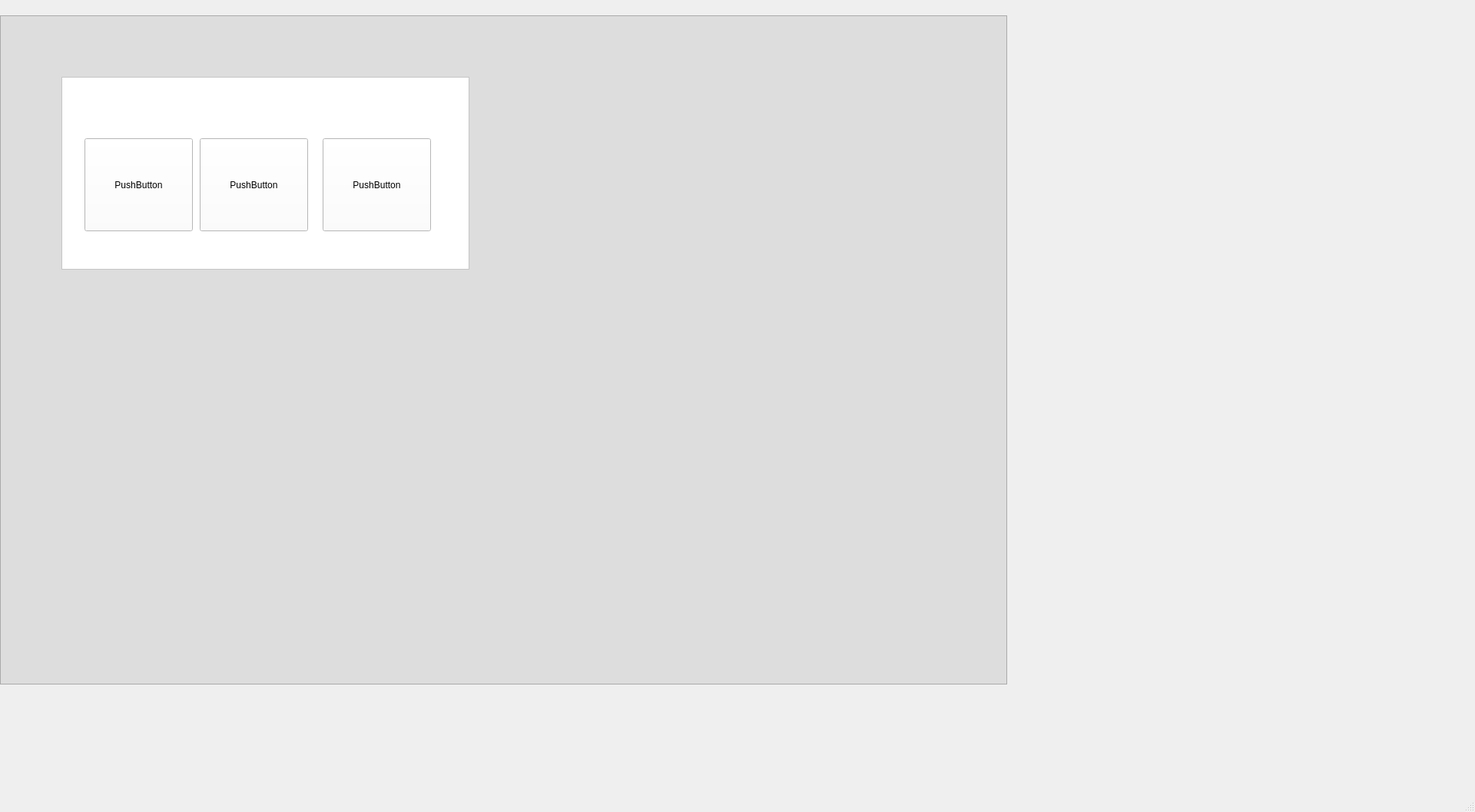
<?xml version="1.0" encoding="UTF-8"?>
<ui version="4.0">
 <class>MainWindow</class>
 <widget class="QMainWindow" name="MainWindow">
  <property name="geometry">
   <rect>
    <x>0</x>
    <y>0</y>
    <width>1920</width>
    <height>1057</height>
   </rect>
  </property>
  <property name="windowTitle">
   <string>MainWindow</string>
  </property>
  <widget class="QWidget" name="widget">
   <widget class="QFrame" name="frame">
    <property name="enabled">
     <bool>true</bool>
    </property>
    <property name="geometry">
     <rect>
      <x>0</x>
      <y>20</y>
      <width>1311</width>
      <height>871</height>
     </rect>
    </property>
    <property name="sizePolicy">
     <sizepolicy hsizetype="Fixed" vsizetype="Fixed">
      <horstretch>0</horstretch>
      <verstretch>0</verstretch>
     </sizepolicy>
    </property>
    <property name="maximumSize">
     <size>
      <width>1311</width>
      <height>871</height>
     </size>
    </property>
    <property name="focusPolicy">
     <enum>Qt::FocusPolicy::NoFocus</enum>
    </property>
    <property name="accessibleDescription">
     <string/>
    </property>
    <property name="autoFillBackground">
     <bool>false</bool>
    </property>
    <property name="styleSheet">
     <string notr="true">background-color: rgb(221, 221, 221);</string>
    </property>
    <property name="frameShape">
     <enum>QFrame::Shape::StyledPanel</enum>
    </property>
    <property name="frameShadow">
     <enum>QFrame::Shadow::Raised</enum>
    </property>
    <widget class="QFrame" name="frame_2">
     <property name="geometry">
      <rect>
       <x>80</x>
       <y>80</y>
       <width>531</width>
       <height>251</height>
      </rect>
     </property>
     <property name="styleSheet">
      <string notr="true">background-color: rgb(255, 255, 255);</string>
     </property>
     <property name="frameShape">
      <enum>QFrame::Shape::StyledPanel</enum>
     </property>
     <property name="frameShadow">
      <enum>QFrame::Shadow::Raised</enum>
     </property>
     <widget class="QPushButton" name="pushButton">
      <property name="geometry">
       <rect>
        <x>30</x>
        <y>80</y>
        <width>141</width>
        <height>121</height>
       </rect>
      </property>
      <property name="text">
       <string>PushButton</string>
      </property>
     </widget>
     <widget class="QPushButton" name="pushButton_2">
      <property name="geometry">
       <rect>
        <x>180</x>
        <y>80</y>
        <width>141</width>
        <height>121</height>
       </rect>
      </property>
      <property name="text">
       <string>PushButton</string>
      </property>
     </widget>
     <widget class="QPushButton" name="pushButton_3">
      <property name="geometry">
       <rect>
        <x>340</x>
        <y>80</y>
        <width>141</width>
        <height>121</height>
       </rect>
      </property>
      <property name="text">
       <string>PushButton</string>
      </property>
     </widget>
    </widget>
   </widget>
  </widget>
  <widget class="QMenuBar" name="menubar">
   <property name="geometry">
    <rect>
     <x>0</x>
     <y>0</y>
     <width>1920</width>
     <height>33</height>
    </rect>
   </property>
  </widget>
  <widget class="QStatusBar" name="statusbar"/>
 </widget>
 <resources/>
 <connections/>
</ui>
